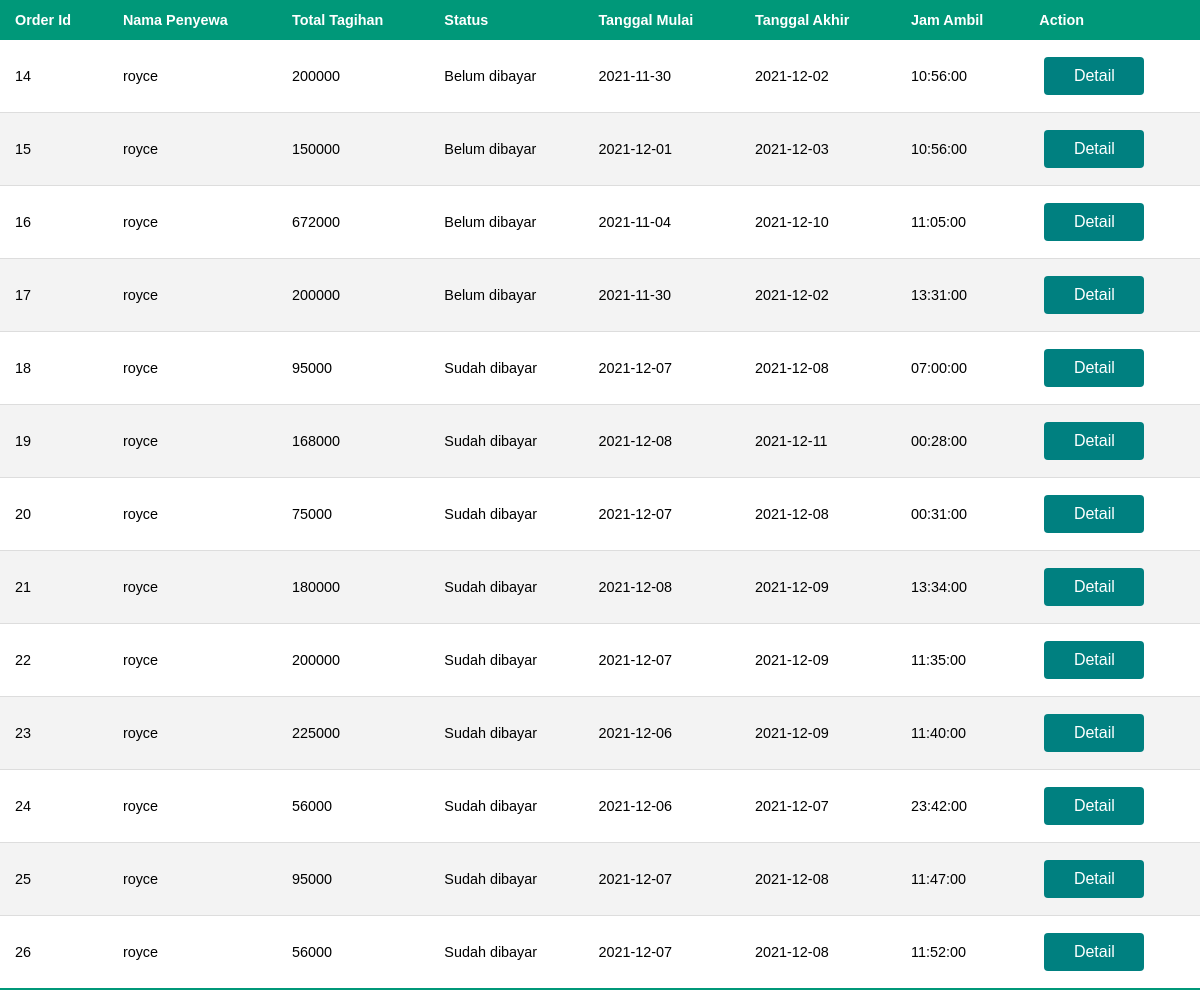
Page /user-transaction.php (signed in) on the committed database.
### tables this page shows
CREATE TABLE `header_pesanan` (
  `order_id` int(20) NOT NULL,
  `penyewa_id` int(20) NOT NULL,
  `total_tagihan` int(100) NOT NULL,
  `status` varchar(20) NOT NULL,
  `tanggal_mulai` date NOT NULL,
  `tanggal_akhir` date NOT NULL,
  `jam_ambil` time NOT NULL
);

### user-transaction.php (the view, shortened to what this page needs)
<?php
    require_once("connection.php");
    $userid_trans = $_SESSION['id'];
    $stmt = $pdo -> prepare("SELECT * FROM HEADER_PESANAN where penyewa_id like :id");
    $stmt->BindParam(":id",$userid_trans);
    $stmt->execute();
?>
<!DOCTYPE html>
<html lang="en">
<head>
    <link rel="stylesheet" href="user-transaction.css">
</head>
<body>
    <table class="styleTable">
        <thead>
            <th>Order Id</th>
            <th>Nama Penyewa</th>
            <th>Total Tagihan</th>
            <th>Status</th>
            <th>Tanggal Mulai</th>
            <th>Tanggal Akhir</th>
            <th>Jam Ambil</th>
            <th>Action</th>
        </thead>
        <tbody>
            <?php
                if($stmt->rowCount()<1){
                    echo "<script> alert('Tidak pernah melakukan Transaksi') </script>";
                }else{
                    while($t=$stmt->fetch()){
                        ?>
                        <tr>
                            <form action="user-transaction.php" method="POST">
                                <td>
                                    <?= $t['order_id']?>
                                </td>
                            </form>
                            <td><?=$_SESSION['userLogin']?></td>
                            <td><?= $t['total_tagihan']?></td>
                            <td><?= $t['status']?></td>
                            <td><?= $t['tanggal_mulai']?></td>
                            <td><?= $t['tanggal_akhir']?></td>
                            <td><?= $t['jam_ambil']?></td>
                            <td>
                                <a href="user-transaction.php?action=detail&id=<?= $t['order_id'] ?>">
                                         <button class="detail-button"><span> Detail </span></button>
                                </a>
                            </td>
                        </tr>
                    <?php
                    }
                }
            ?>
        </tbody>
    </table>
</body>
</html>

### user-transaction.css (style rules this page uses)
* { margin: 0; padding: 0; box-sizing: border-box; }
.styleTable { border-collapse: collapse; font-size: 0.9em; font-family: sans-serif; box-shadow: 0 0 20px rgba(0, 0, 0, 0.15); width: 100%; }
.styleTable th, .styleTable td { padding: 12px 15px; }
.styleTable tbody tr { border-bottom: 1px solid #dddddd; }
.styleTable tbody tr:nth-of-type(even) { background-color: #f3f3f3; }
.styleTable tbody tr:last-of-type { border-bottom: 2px solid #009879; }
.detail-button { display: inline-block; border-radius: 4px; background-color: teal; border: none; color: #FFFFFF; text-align: center; font-size: 16px; padding: 10px; width: 100px; transition: all 0.5s; cursor: pointer; margin: 5px; }
.detail-button span { cursor: pointer; display: inline-block; position: relative; transition: 0.5s; }
.detail-button span:after { content: '\00bb'; position: absolute; opacity: 0; top: 0; right: -20px; transition: 0.5s; }

### rows in the picture
header_pesanan: order_id "14", total_tagihan "200000", status "Belum dibayar", tanggal_mulai "2021-11-30", tanggal_akhir "2021-12-02", jam_ambil "10:56:00"
header_pesanan: order_id "15", total_tagihan "150000", status "Belum dibayar", tanggal_mulai "2021-12-01", tanggal_akhir "2021-12-03", jam_ambil "10:56:00"
header_pesanan: order_id "16", total_tagihan "672000", status "Belum dibayar", tanggal_mulai "2021-11-04", tanggal_akhir "2021-12-10", jam_ambil "11:05:00"
header_pesanan: order_id "17", total_tagihan "200000", status "Belum dibayar", tanggal_mulai "2021-11-30", tanggal_akhir "2021-12-02", jam_ambil "13:31:00"
header_pesanan: order_id "18", total_tagihan "95000", status "Sudah dibayar", tanggal_mulai "2021-12-07", tanggal_akhir "2021-12-08", jam_ambil "07:00:00"
header_pesanan: order_id "19", total_tagihan "168000", status "Sudah dibayar", tanggal_mulai "2021-12-08", tanggal_akhir "2021-12-11", jam_ambil "00:28:00"
header_pesanan: order_id "20", total_tagihan "75000", status "Sudah dibayar", tanggal_mulai "2021-12-07", tanggal_akhir "2021-12-08", jam_ambil "00:31:00"
header_pesanan: order_id "21", total_tagihan "180000", status "Sudah dibayar", tanggal_mulai "2021-12-08", tanggal_akhir "2021-12-09", jam_ambil "13:34:00"
header_pesanan: order_id "22", total_tagihan "200000", status "Sudah dibayar", tanggal_mulai "2021-12-07", tanggal_akhir "2021-12-09", jam_ambil "11:35:00"
header_pesanan: order_id "23", total_tagihan "225000", status "Sudah dibayar", tanggal_mulai "2021-12-06", tanggal_akhir "2021-12-09", jam_ambil "11:40:00"
header_pesanan: order_id "24", total_tagihan "56000", status "Sudah dibayar", tanggal_mulai "2021-12-06", tanggal_akhir "2021-12-07", jam_ambil "23:42:00"
header_pesanan: order_id "25", total_tagihan "95000", status "Sudah dibayar", tanggal_mulai "2021-12-07", tanggal_akhir "2021-12-08", jam_ambil "11:47:00"
header_pesanan: order_id "26", total_tagihan "56000", status "Sudah dibayar", tanggal_mulai "2021-12-07", tanggal_akhir "2021-12-08", jam_ambil "11:52:00"
